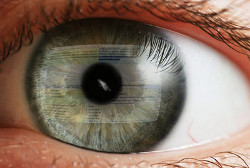
#> input picture Anexos, Imagens e Videos/eye_image.jpg, 250 x 168 px, found by its file name
$ python detectorPupila.py
#> lines starting #> are read from the running program, lines starting #| are printed output that depends on the picture; after the words box and inside, x2 and y2 are one past the last pixel; in counts of white or black regions, pixels touching at a corner belong together
'''
 * Program to detect pupil, based on
 * http://www.codeproject.com/Articles/137623/Pupil-or-Eyeball-Detection-and-Extraction-by-C-fro
 * with some improvements.
'''

import cv2
import math
from pathlib import Path

caminhoImagem = Path('Anexos, Imagens e Videos/eye_image.jpg')

# Load image
src = cv2.imread(str(caminhoImagem))
#> src is the input picture: shape (168, 250, 3); mean B, G, R 99.1, 113.8, 136
if src.shape[0] == 0:
    exit()

# Invert the source image and convert to grayscale
gray = cv2.cvtColor(~src, cv2.COLOR_BGR2GRAY)
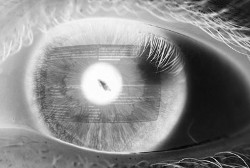
#> gray: shape (168, 250); min 3, max 255, mean 136.2

# Convert to binary image by thresholding it
_, gray = cv2.threshold(gray, 220, 255, cv2.THRESH_BINARY)
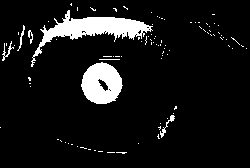
#> gray: shape (168, 250); 8.5% white; 95 white regions (88 under 20 px)

# Find all contours
contours, _ = cv2.findContours(gray.copy(), cv2.RETR_EXTERNAL, cv2.CHAIN_APPROX_NONE)
#> contours = 95 contours, 90 with area under 20; largest, box (x1, y1, x2, y2) and area: (31, 10, 153, 67) 1652, (81, 62, 123, 104) 1258, (160, 115, 175, 138) 39, (2, 41, 14, 61) 26, (17, 25, 25, 51) 22

# Fill holes in each contour
cv2.drawContours(gray, contours, -1, (255,255,255), -1)
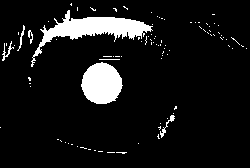
#> gray: shape (168, 250); 8.7% white; 95 white regions (88 under 20 px), largest, box (x1, y1, x2, y2) and area: (31, 10, 153, 67) 1861, (81, 62, 123, 104) 1317, (160, 115, 175, 138) 71

for i in range(len(contours)):
    area = cv2.contourArea(contours[i])
    rect = cv2.boundingRect(contours[i])
    radius = rect[2] / 2

    # If contour is big enough and has round shape
    # Then it is the pupil
    if area >= 30 and abs(1 - (rect[2] / rect[3])) <= 0.2 and abs(1 - (area / (math.pi * math.pow(radius, 2)))) <= 0.2:
        centro = (int(rect[0] + radius), int(rect[1] + radius))

        cv2.circle(src, centro, int(radius), (255,0,0), 2)
#> this loop made 95 passes
#> (area, rect, radius, centro) on pass 25: (1257.5, (81, 62, 42, 42), 21, (102, 83))
#> (area, rect, radius) on passes 19, 50: (39, (160, 115, 15, 23), 7.5), (25.5, (2, 41, 12, 20), 6)
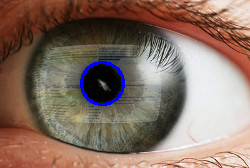
#> src: shape (168, 250, 3); 0.98% of pixels changed, all inside (x1, y1, x2, y2) = (80, 61, 125, 106)

cv2.imshow("image", src)
cv2.waitKey(0)
